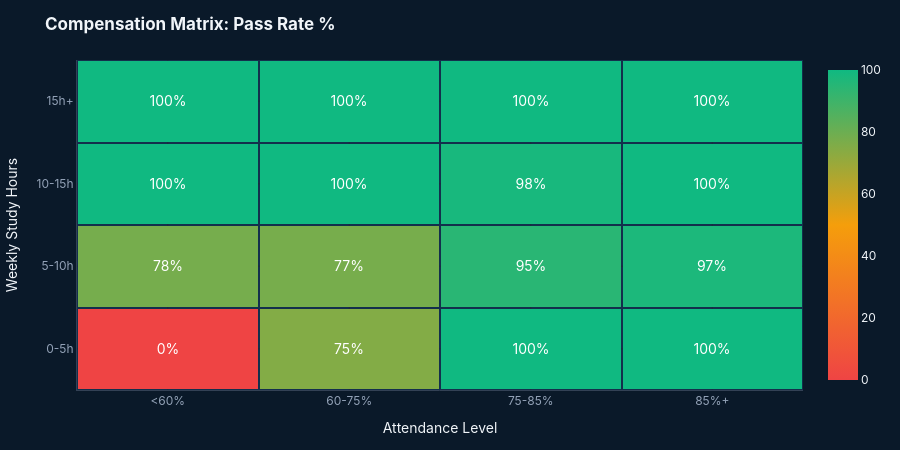

Notebook code cell kept with this figure:
### Markdown cell above
## Chart 3: Attendance × Study Effort Matrix (Pass Rate, Avg GPA, Student Count)

### Code cell
# ==========================================
# CHART 3: COMPENSATION MATRIX (HEATMAP)
# ==========================================
def create_heatmap(df, view_mode='pass_fail'):
    # Prepare Bins
    df_analysis = df.copy()
    df_analysis['Att_Bin'] = pd.cut(df_analysis['ATTENDANCE'], 
                                    bins=[0, 60, 75, 85, 100], 
                                    labels=['<60%', '60-75%', '75-85%', '85%+'])
    df_analysis['Study_Bin'] = pd.cut(df_analysis['SELF-STUDY HRS'], 
                                      bins=[0, 5, 10, 15, 100], 
                                      labels=['0-5h', '5-10h', '10-15h', '15h+'])
    
    # Calculate Pass Rate Matrix
    passfail_matrix = df_analysis.groupby(['Study_Bin', 'Att_Bin']).apply(
        lambda x: (x['Pass_Status'] == 'Pass').sum() / len(x) * 100 if len(x) > 0 else 0
    ).reset_index()
    
    pivot = passfail_matrix.pivot(index='Study_Bin', columns='Att_Bin', values=0).fillna(0)
    
    # Create Heatmap
    fig = go.Figure(go.Heatmap(
        z=pivot.values,
        x=pivot.columns,
        y=pivot.index,
        colorscale=[[0, COLORS['danger']], [0.5, COLORS['warning']], [1, COLORS['success']]],
        text=pivot.values,
        texttemplate="%{z:.0f}%",
        textfont={"family": "Inter", "size": 14, "color": "white"},
        xgap=2, ygap=2
    ))
    
    # Apply Theme
    layout = CHART_TEMPLATE['layout'].copy()
    layout.update({
        'title': '<b>Compensation Matrix: Pass Rate %</b>',
        'xaxis_title': 'Attendance Level',
        'yaxis_title': 'Weekly Study Hours',
        'height': 450
    })
    fig.update_layout(**layout)
    
    return fig

# --- TEST CHART 3 ---
fig3 = create_heatmap(df)
fig3.show()

### Figure 1 — Plotly figure (JSON) as saved in the notebook; plotly's stock layout.template omitted (floating-point values rounded to 4 significant figures)
{"data": [{"colorscale": [[0, "#ef4444"], [0.5, "#f59e0b"], [1, "#10b981"]], "text": [[0.0, 75.0, 100.0, 100.0], [77.78, 77.42, 94.59, 97.37], [100.0, 100.0, 98.28, 100.0], [100.0, 100.0, 100.0, 100.0]], "textfont": {"color": "white", "family": "Inter", "size": 14}, "texttemplate": "%{z:.0f}%", "type": "heatmap", "x": ["<60%", "60-75%", "75-85%", "85%+"], "xgap": 2, "y": ["0-5h", "5-10h", "10-15h", "15h+"], "ygap": 2, "z": [[0.0, 75.0, 100.0, 100.0], [77.78, 77.42, 94.59, 97.37], [100.0, 100.0, 98.28, 100.0], [100.0, 100.0, 100.0, 100.0]]}], "layout": {"font": {"color": "#f1f5f9", "family": "Inter, sans-serif"}, "height": 450, "hovermode": "closest", "margin": {"b": 60, "l": 60, "r": 40, "t": 60}, "paper_bgcolor": "#0a1929", "plot_bgcolor": "#132f4c", "title": {"text": "<b>Compensation Matrix: Pass Rate %</b>"}, "xaxis": {"gridcolor": "#1e293b", "linecolor": "#334155", "tickfont": {"color": "#94a3b8"}, "title": {"text": "Attendance Level"}}, "yaxis": {"gridcolor": "#1e293b", "linecolor": "#334155", "tickfont": {"color": "#94a3b8"}, "title": {"text": "Weekly Study Hours"}}}}
